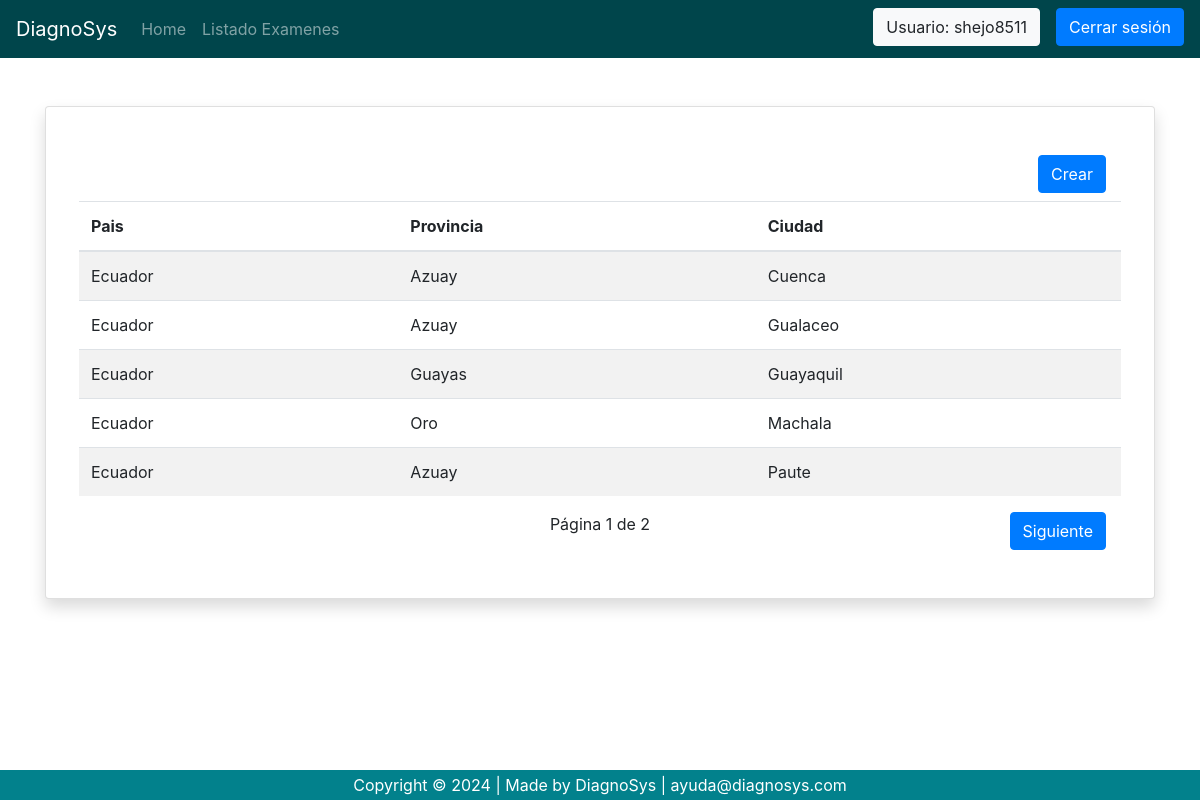
Screenshot of /company/location/city/list_city/ (signed in) with the database file from the repository.
### company/models.py (models this page shows, shortened)
class City(models.Model):
    name = models.CharField(verbose_name='Nombre Ciudad',max_length=50)
    country = models.ForeignKey(Country, verbose_name="Pais", on_delete=models.PROTECT, related_name='Pais_Ciudad')
    province = models.ForeignKey(Province, verbose_name="Provincia", on_delete=models.PROTECT, related_name='Provincia_Ciudad')
    create_by = models.ForeignKey(to=settings.AUTH_USER_MODEL, on_delete=models.PROTECT, related_name='city_create_by', null=True)
    date_creation = models.DateTimeField(auto_now=True,null=True)
    update_by = models.ForeignKey(to=settings.AUTH_USER_MODEL, on_delete=models.PROTECT, related_name='city_update_by', null=True)
    date_updated = models.DateTimeField(auto_now_add=True,null=True)
    enabled = models.BooleanField(default=True)
    class Meta:
        verbose_name = 'Ciudad'
        verbose_name_plural = 'Ciudades'
        ordering = ('name',)
        constraints = [
            models.UniqueConstraint(fields=['country', 'province', 'name'], name='unique_country_province_ciudad')
        ]

class Country(models.Model):
    name = models.CharField(verbose_name='Nombre Pais',max_length=50,unique=True)
    create_by = models.ForeignKey(to=settings.AUTH_USER_MODEL, on_delete=models.PROTECT, related_name='coun_create_by', null=True)
    date_creation = models.DateTimeField(auto_now=True,null=True)
    update_by = models.ForeignKey(to=settings.AUTH_USER_MODEL, on_delete=models.PROTECT, related_name='coun_update_by', null=True)
    date_updated = models.DateTimeField(auto_now_add=True,null=True)
    enabled = models.BooleanField(default=True)
    class Meta:
        verbose_name = 'Pais'
        verbose_name_plural = 'Paises'
        ordering = ('name',)

class Province(models.Model):
    name = models.CharField(verbose_name='Nombre Provincia',max_length=50)
    country = models.ForeignKey(Country, verbose_name="Pais", on_delete=models.PROTECT, related_name='Pais_Provincia')
    create_by = models.ForeignKey(to=settings.AUTH_USER_MODEL, on_delete=models.PROTECT, related_name='prov_create_by', null=True)
    date_creation = models.DateTimeField(auto_now=True,null=True)
    update_by = models.ForeignKey(to=settings.AUTH_USER_MODEL, on_delete=models.PROTECT, related_name='prov_update_by', null=True)
    date_updated = models.DateTimeField(auto_now_add=True,null=True)
    enabled = models.BooleanField(default=True)
    class Meta:
        verbose_name = 'Provincia'
        verbose_name_plural = 'Provincias'
        ordering = ('name',)
        constraints = [
            models.UniqueConstraint(fields=['country', 'name'], name='unique_country_province')
        ]

### company/views.py (the view)
# urls.py: path('location/city/list_city/', views.listCity, name='list_city'),
@login_required
def listCity(request):
    company = Company.objects.filter(user_id=request.user.id).first()
    if company:
        list_city = City.objects.filter(enabled=1).order_by('name')
        paginator = Paginator(list_city, 5)  # Especifica el número de elementos por página
        page_number = request.GET.get('page')  # Obtiene el número de página actual de los parámetros de la URL
        page = paginator.get_page(page_number)  # Obtiene la página solicitada
        context = {
            'page_objects': page.object_list,
            'company':company,
            'page':page,
            }
        return render(request,'location/city/list_city.html', context)

### company/templates/location/city/list_city.html (shortened to what this page needs)
{% extends 'base.html' %}
{% block content %}
<div class="container">
    <div class="card border-2 shadow rounded-3 my-5">
        <div class="card-body p-4 p-sm-5">
            <form method="GET" action="{% url 'city' %}">
                <div class="d-grid text-right mb-2">
                    <button type="submit" class="btn btn-primary">Crear</button>
                </div>
            </form>
            <div class="row">
                <table class="table table-striped">
                    <thead>
                        <tr>
                            <th scope="col">Pais</th>
                            <th scope="col">Provincia</th>
                            <th scope="col">Ciudad</th>
                        </tr>
                    </thead>
                    <tbody>
                        {% if page_objects %}
                            {% for city in page_objects %}
                            <tr>
                                <td>{{ city.country.name }}</td>
                                <td>{{ city.province.name }}</td>
                                <td>{{ city.name }}</td>
                            </tr>
                            {% endfor %}
                        {% else %}
                            <td colspan="5"><p>No existen datos que mostrar</p></td>
                        {% endif %}
                    </tbody>
                </table>
            </div>
            <div class="row">
                <div class="col">
                </div>
                <div class="col text-center">
                    Página {{ page.number }} de {{ page.paginator.num_pages }}
                </div>
                <div class="col text-right">
                    {% if page.has_next %}
                        <a class="btn btn-primary" href="?page={{ page.next_page_number }}">Siguiente</a>
                    {% endif %}
                </div>
            </div>
        </div>
    </div>
</div>
{% endblock %}

### user/templates/base.html (shortened to what this page needs)
{% load static %}
<!DOCTYPE html>
<html lang="en">
<head>
    <link rel="stylesheet" href="https://stackpath.bootstrapcdn.com/bootstrap/4.5.0/css/bootstrap.min.css">
    <link rel="stylesheet" href="https://maxcdn.bootstrapcdn.com/font-awesome/4.7.0/css/font-awesome.min.css">
</head>
<body>
    <nav class="navbar navbar-expand-md navbar-dark">
        <a class="navbar-brand" href="{% url 'home' %}">DiagnoSys</a>
        {% if user.is_authenticated %}
        <div class="collapse navbar-collapse" id="collapsibleNavbar">
            <ul class="navbar-nav">
                <li class="nav-item">
                    <a class="nav-link" href="{% url 'home' %}">Home</a>
                </li>
                <li class="nav-item">
                    <a class="nav-link" href="{% url 'list_patients' %}">Listado Examenes</a>
                </li>
            </ul>
          <div class="navbar-nav ml-auto action-buttons mb-1">
             <a href="{% url 'company_edit' company_id=company.id %}" class="mr-3 btn btn-light">Usuario: {{user.username}}</a>
              <a class="btn btn-primary" href="{% url 'signout' %}" role="button">Cerrar sesión</a>
            </div>
        </div>
        {% endif %}
    </nav>
    {% block content %}
    {% endblock %}
    <footer class="footer" >
        <div class='cr-con'>Copyright &copy; 2024 | Made by DiagnoSys | <a href="mailto:ayuda@diagnosys.com" class="text-white">ayuda@diagnosys.com</a></div>
    </footer>
</body>
</html>

### user/templates/base.html (style rules this page uses)
nav { margin-bottom: 20px; background-color: #00454b; }
footer { background-color: #02818c; margin-top: 20px; }
footer .cr-con { background-color: #02818c; position: fixed; bottom: 0; left: 0; right: 0; width: 100%; color: white; padding: 0.2rem 2rem; text-align: center; }

### rows the page displays
City: country.name "Ecuador", province.name "Azuay", name "Cuenca"
City: country.name "Ecuador", province.name "Azuay", name "Gualaceo"
City: country.name "Ecuador", province.name "Guayas", name "Guayaquil"
City: country.name "Ecuador", province.name "Oro", name "Machala"
City: country.name "Ecuador", province.name "Azuay", name "Paute"

### other values shown
{{ user.username }} "shejo8511"
{{ page.number }} "1"
{{ page.paginator.num_pages }} "2"
